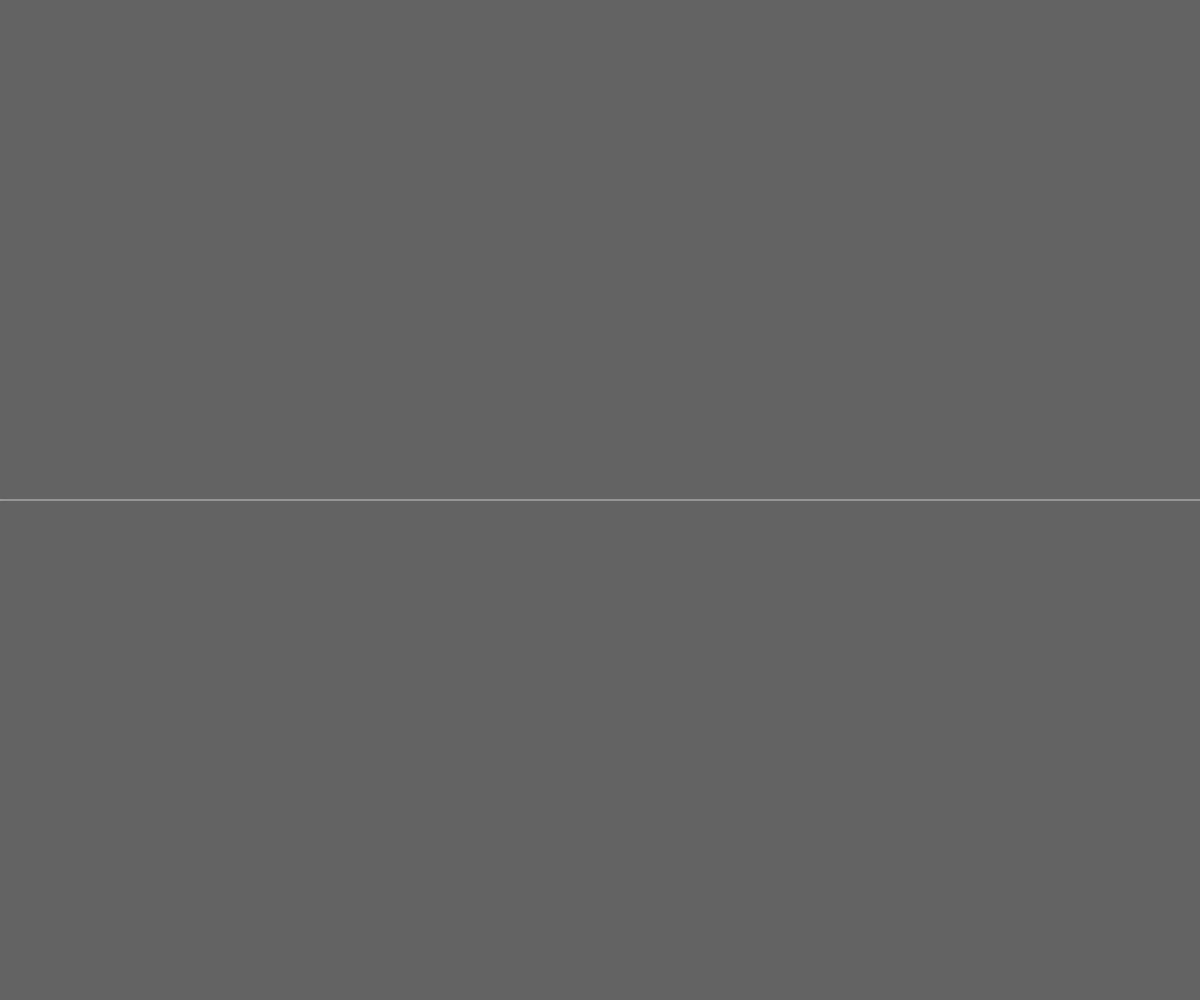
Frame 1 (no input)
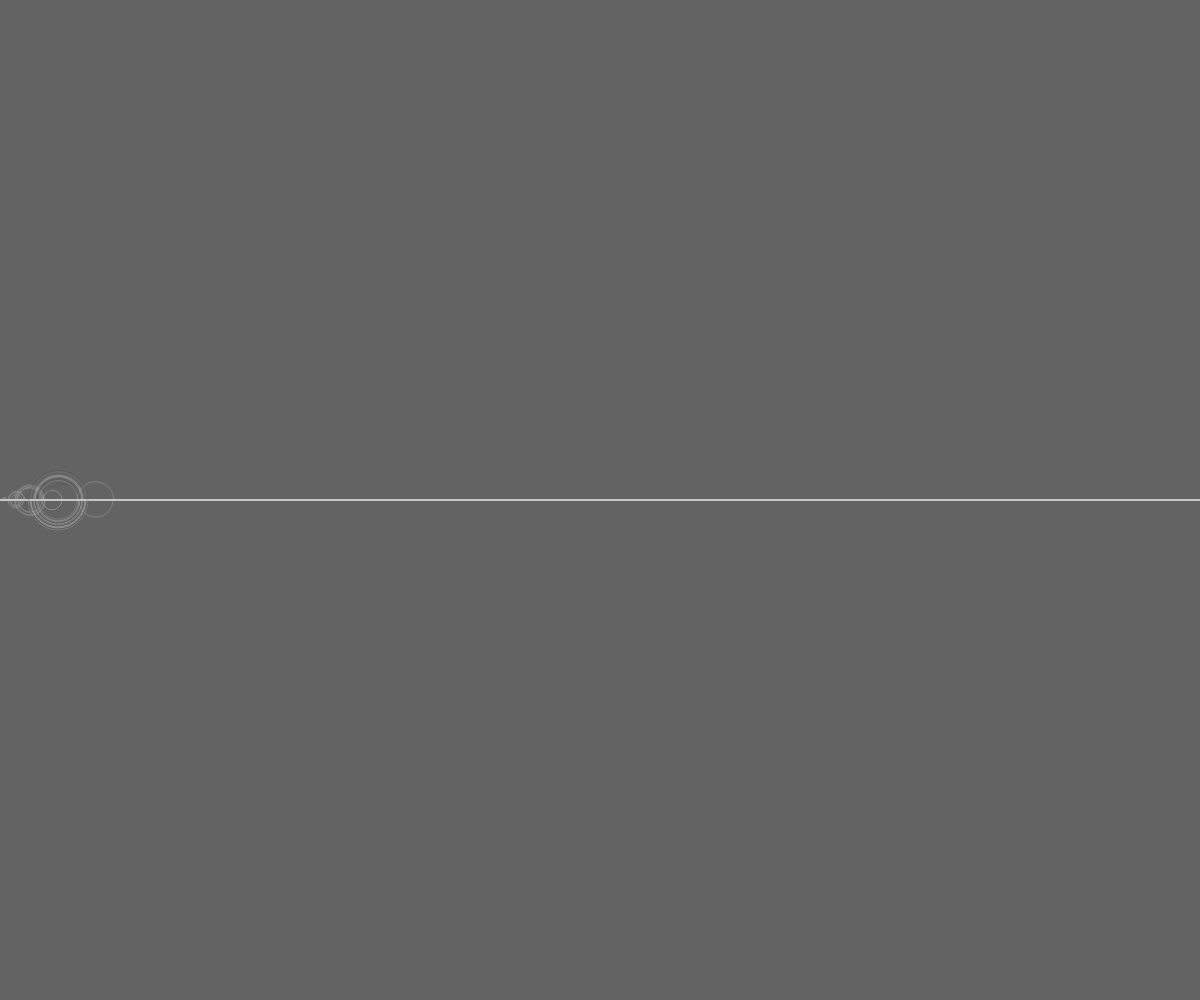
Frame 60 (no input)
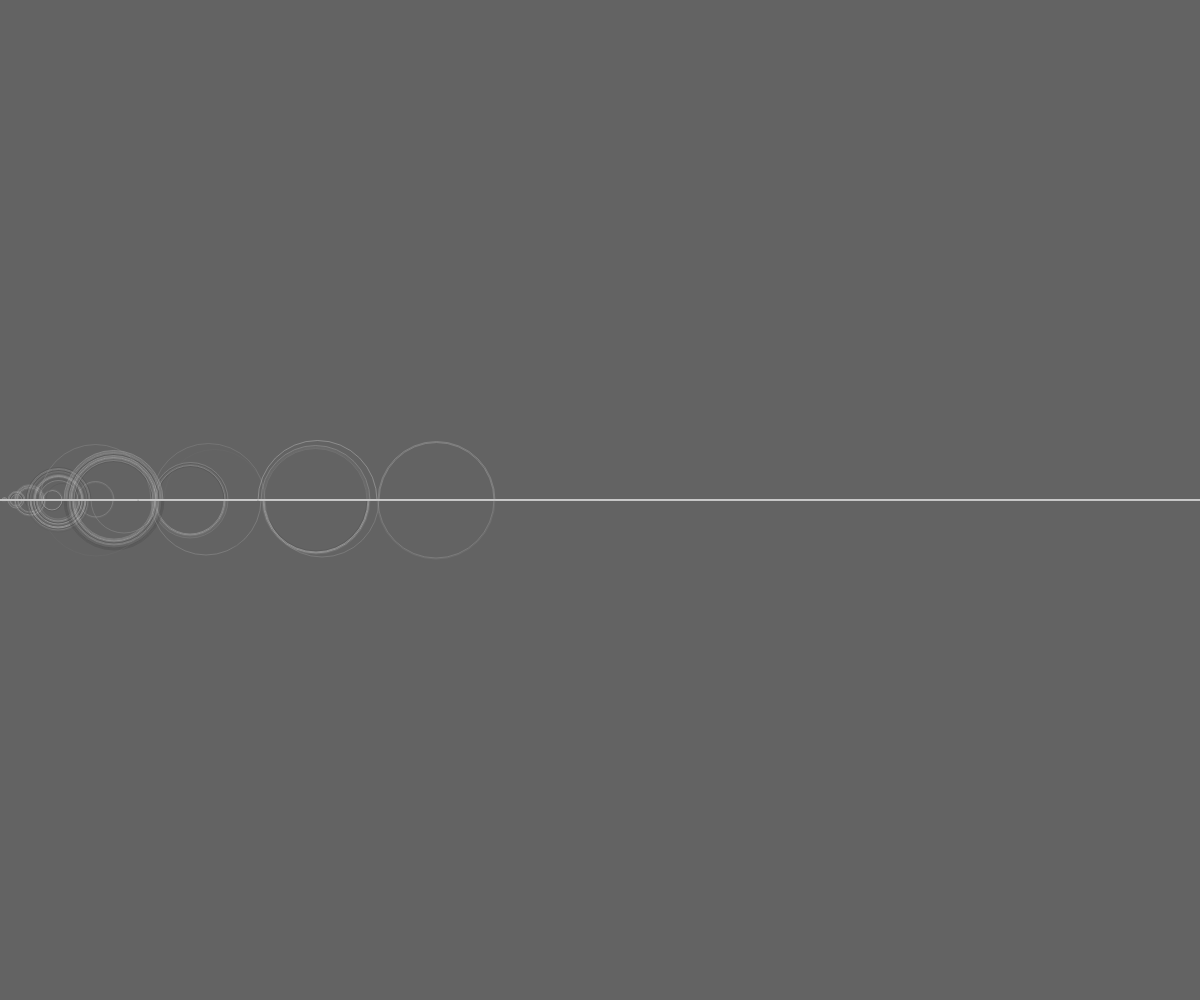
Frame 120 (the mouse pressed at the canvas centre since frame 60)

The p5.js sketch that drew these frames (run headless with seeded random() and noise() and a simulated clock; from frame 60 on, the mouse is pressed at the canvas centre):

// p5.js sketch
// ── sketch.js
let currentNumber = 0;
let racamanSeries = [0];
function setup() {
//  frameRate(10);
  createCanvas(windowWidth, windowHeight);
	background(99);
}

function draw() {
	let nextNumber = currentNumber+1;
	let lastElement = racamanSeries[racamanSeries.length - 1];
	let potential = lastElement - nextNumber;
	if (potential < 0 || racamanSeries.includes(potential)) {
		let newRacamanNumber = lastElement + nextNumber;
		racamanSeries.push(newRacamanNumber);
	} else {
		racamanSeries.push(potential);
	}
	currentNumber++;

	stroke(200);
	strokeWeight(1);
	line(0, height/2, width, height/2);

  let circleStartPoint = racamanSeries[racamanSeries.length - 2];
  let diameter = 0;
  let radius = 0;
  let startX = 0;
  let startY = 0;
  if (racamanSeries[racamanSeries.length - 1] > racamanSeries[racamanSeries.length - 2]) {
    diameter = racamanSeries[racamanSeries.length - 1] - racamanSeries[racamanSeries.length - 2];
    radius = diameter/2;
    startX = circleStartPoint + radius;
    startY = height/2;
  } else {
    diameter = racamanSeries[racamanSeries.length - 2] - racamanSeries[racamanSeries.length - 1];
    radius = diameter/2;
    startX = circleStartPoint - radius;
    startY = height /2;
  }

  noFill();
  strokeWeight(0.5);
  stroke(random(70, 220), 200);
  if (currentNumber % 2 == 0) {
    arc(startX, startY, diameter, diameter, 0, PI);
  } else {
    arc(startX, startY, diameter, diameter, PI, 0);
  }
}
